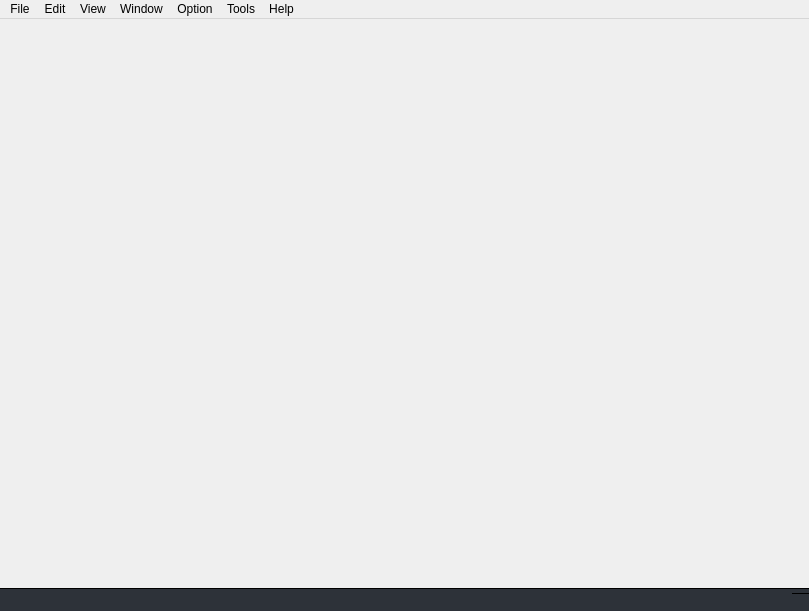
<?xml version="1.0" encoding="UTF-8"?>
<ui version="4.0">
 <class>MainWindow</class>
 <widget class="QMainWindow" name="MainWindow">
  <property name="geometry">
   <rect>
    <x>0</x>
    <y>0</y>
    <width>809</width>
    <height>611</height>
   </rect>
  </property>
  <property name="windowTitle">
   <string>MainWindow</string>
  </property>
  <property name="styleSheet">
   <string notr="true"/>
  </property>
  <widget class="QWidget" name="centralwidget"/>
  <widget class="QMenuBar" name="menubar">
   <property name="geometry">
    <rect>
     <x>0</x>
     <y>0</y>
     <width>809</width>
     <height>22</height>
    </rect>
   </property>
   <widget class="QMenu" name="menuFile">
    <property name="title">
     <string>File</string>
    </property>
    <widget class="QMenu" name="menu_Export">
     <property name="title">
      <string>Export</string>
     </property>
     <addaction name="actionExportGraph"/>
     <addaction name="actionScreen_Shoot"/>
     <addaction name="actionRecord_Video"/>
    </widget>
    <widget class="QMenu" name="menuRecent_Files">
     <property name="title">
      <string>Recent Files</string>
     </property>
    </widget>
    <widget class="QMenu" name="menu_New">
     <property name="title">
      <string>New</string>
     </property>
     <addaction name="actionNew_File"/>
     <addaction name="actionNew_Subgraph"/>
    </widget>
    <addaction name="menu_New"/>
    <addaction name="action_Open"/>
    <addaction name="action_Save"/>
    <addaction name="action_Save_As"/>
    <addaction name="action_Import"/>
    <addaction name="menu_Export"/>
    <addaction name="menuRecent_Files"/>
    <addaction name="action_Close"/>
   </widget>
   <widget class="QMenu" name="menuEdit">
    <property name="title">
     <string>Edit</string>
    </property>
    <addaction name="actionUndo"/>
    <addaction name="actionRedo"/>
    <addaction name="actionCollaspe"/>
    <addaction name="actionExpand"/>
    <addaction name="actionEasy_Graph"/>
    <addaction name="actionOpen_View"/>
    <addaction name="actionClear_View"/>
   </widget>
   <widget class="QMenu" name="menuView">
    <property name="title">
     <string>View</string>
    </property>
    <widget class="QMenu" name="menuCamera">
     <property name="title">
      <string>Camera</string>
     </property>
     <addaction name="actionNode_Camera"/>
    </widget>
    <addaction name="menuCamera"/>
   </widget>
   <widget class="QMenu" name="menuWindow">
    <property name="title">
     <string>Window</string>
    </property>
    <widget class="QMenu" name="menuCustom_Layout">
     <property name="title">
      <string>Custom Layout</string>
     </property>
    </widget>
    <addaction name="actionSave_Layout"/>
    <addaction name="menuCustom_Layout"/>
    <addaction name="actionLayout_Manager"/>
   </widget>
   <widget class="QMenu" name="menuHelp">
    <property name="title">
     <string>Help</string>
    </property>
    <addaction name="actionAbout"/>
    <addaction name="actionCheck_Update"/>
   </widget>
   <widget class="QMenu" name="menuOption">
    <property name="title">
     <string>Option</string>
    </property>
    <addaction name="actionSet_NASLOC"/>
    <addaction name="actionSet_ZENCACHE"/>
    <addaction name="actionSet_ShortCut"/>
    <addaction name="actionEnglish_Chinese"/>
    <addaction name="actionPreferences"/>
   </widget>
   <widget class="QMenu" name="menuTools">
    <property name="title">
     <string>Tools</string>
    </property>
    <widget class="QMenu" name="menuRun_script">
     <property name="title">
      <string>Run script</string>
     </property>
    </widget>
    <addaction name="actionCombine_video"/>
    <addaction name="menuRun_script"/>
   </widget>
   <addaction name="menuFile"/>
   <addaction name="menuEdit"/>
   <addaction name="menuView"/>
   <addaction name="menuWindow"/>
   <addaction name="menuOption"/>
   <addaction name="menuTools"/>
   <addaction name="menuHelp"/>
  </widget>
  <widget class="QStatusBar" name="statusbar">
   <property name="styleSheet">
    <string notr="true">background: #2d3239;
color: #8A939E;
border-top: 1px solid black;</string>
   </property>
  </widget>
  <action name="actionUndo">
   <property name="text">
    <string>Undo</string>
   </property>
   <property name="shortcut">
    <string notr="true">Ctrl+Z</string>
   </property>
  </action>
  <action name="actionRedo">
   <property name="text">
    <string>Redo</string>
   </property>
   <property name="shortcut">
    <string notr="true">Ctrl+Y</string>
   </property>
  </action>
  <action name="actionDefault_layout">
   <property name="text">
    <string>Default layout</string>
   </property>
  </action>
  <action name="action_Open">
   <property name="text">
    <string>Open</string>
   </property>
   <property name="shortcut">
    <string notr="true">Ctrl+O</string>
   </property>
  </action>
  <action name="action_Save">
   <property name="text">
    <string>Save</string>
   </property>
   <property name="shortcut">
    <string notr="true">Ctrl+S</string>
   </property>
  </action>
  <action name="action_Save_As">
   <property name="text">
    <string>Save As</string>
   </property>
   <property name="shortcut">
    <string notr="true">Ctrl+Shift+S</string>
   </property>
  </action>
  <action name="action_Import">
   <property name="text">
    <string>Import</string>
   </property>
   <property name="shortcut">
    <string notr="true">Ctrl+Shift+O</string>
   </property>
  </action>
  <action name="action_Close">
   <property name="text">
    <string>Close</string>
   </property>
  </action>
  <action name="action_Copy">
   <property name="text">
    <string>Copy</string>
   </property>
  </action>
  <action name="action_Paste">
   <property name="text">
    <string>Paste</string>
   </property>
  </action>
  <action name="action_Cut">
   <property name="text">
    <string>Cut</string>
   </property>
  </action>
  <action name="actionSmooth_Shading">
   <property name="checkable">
    <bool>true</bool>
   </property>
   <property name="text">
    <string>Smooth Shading</string>
   </property>
   <property name="shortcut">
    <string notr="true">F5</string>
   </property>
  </action>
  <action name="actionNormal_Check">
   <property name="checkable">
    <bool>true</bool>
   </property>
   <property name="text">
    <string>Normal Check</string>
   </property>
   <property name="shortcut">
    <string notr="true">Shift+F5</string>
   </property>
  </action>
  <action name="actionWireFrame">
   <property name="checkable">
    <bool>true</bool>
   </property>
   <property name="text">
    <string>Wireframe</string>
   </property>
   <property name="shortcut">
    <string notr="true">F6</string>
   </property>
  </action>
  <action name="actionShow_Grid">
   <property name="checkable">
    <bool>true</bool>
   </property>
   <property name="checked">
    <bool>true</bool>
   </property>
   <property name="text">
    <string>Show Grid</string>
   </property>
   <property name="shortcut">
    <string notr="true">Shift+F6</string>
   </property>
  </action>
  <action name="actionBackground_Color">
   <property name="text">
    <string>Background Color</string>
   </property>
  </action>
  <action name="actionSolid">
   <property name="checkable">
    <bool>true</bool>
   </property>
   <property name="checked">
    <bool>true</bool>
   </property>
   <property name="text">
    <string>Solid</string>
   </property>
   <property name="shortcut">
    <string notr="true">F7</string>
   </property>
  </action>
  <action name="actionShading">
   <property name="checkable">
    <bool>true</bool>
   </property>
   <property name="text">
    <string>Shading</string>
   </property>
   <property name="shortcut">
    <string notr="true">Shift+F7</string>
   </property>
  </action>
  <action name="actionOptix">
   <property name="checkable">
    <bool>true</bool>
   </property>
   <property name="checked">
    <bool>false</bool>
   </property>
   <property name="text">
    <string>Optix</string>
   </property>
   <property name="shortcut">
    <string notr="true">F8</string>
   </property>
  </action>
  <action name="actionBlackWhite">
   <property name="text">
    <string>BlackWhite</string>
   </property>
  </action>
  <action name="actionCreek">
   <property name="text">
    <string>Creek</string>
   </property>
  </action>
  <action name="actionDay_Light">
   <property name="text">
    <string>Day Light</string>
   </property>
  </action>
  <action name="actionDefault">
   <property name="text">
    <string>Default</string>
   </property>
  </action>
  <action name="actionFootballField">
   <property name="text">
    <string>FootballField</string>
   </property>
  </action>
  <action name="actionForest">
   <property name="text">
    <string>Forest</string>
   </property>
  </action>
  <action name="actionLake">
   <property name="text">
    <string>Lake</string>
   </property>
  </action>
  <action name="actionSee">
   <property name="text">
    <string>Sea</string>
   </property>
  </action>
  <action name="actionNode_Camera">
   <property name="text">
    <string>Node Camera</string>
   </property>
  </action>
  <action name="actionSave_Layout">
   <property name="text">
    <string>Save Layout</string>
   </property>
  </action>
  <action name="actionScreen_Shoot">
   <property name="text">
    <string>Screenshoot</string>
   </property>
   <property name="shortcut">
    <string notr="true">F12</string>
   </property>
  </action>
  <action name="actionRecord_Video">
   <property name="text">
    <string>Record Video</string>
   </property>
   <property name="shortcut">
    <string notr="true">Shift+F12</string>
   </property>
  </action>
  <action name="actionEnglish_Chinese">
   <property name="checkable">
    <bool>true</bool>
   </property>
   <property name="text">
    <string>English Chinese</string>
   </property>
  </action>
  <action name="actionExportGraph">
   <property name="text">
    <string>Graph</string>
   </property>
   <property name="shortcut">
    <string notr="true">Ctrl+Shift+E</string>
   </property>
  </action>
  <action name="actionCollaspe">
   <property name="text">
    <string>Collaspe</string>
   </property>
  </action>
  <action name="actionExpand">
   <property name="text">
    <string>Expand</string>
   </property>
  </action>
  <action name="actionEasy_Graph">
   <property name="text">
    <string>Easy Subgraph</string>
   </property>
  </action>
  <action name="actionOpen_View">
   <property name="text">
    <string>Open View</string>
   </property>
  </action>
  <action name="actionClear_View">
   <property name="text">
    <string>Clear View</string>
   </property>
  </action>
  <action name="actionSet_NASLOC">
   <property name="text">
    <string>Set NASLOC</string>
   </property>
  </action>
  <action name="actionSet_ZENCACHE">
   <property name="text">
    <string>Set ZENCACHE</string>
   </property>
  </action>
  <action name="actionLayout_Manager">
   <property name="text">
    <string>Layout Manage</string>
   </property>
  </action>
  <action name="actionShortcutList">
   <property name="text">
    <string>Shortcut List</string>
   </property>
  </action>
  <action name="actionNew_File">
   <property name="text">
    <string>New File</string>
   </property>
   <property name="shortcut">
    <string>Ctrl+N</string>
   </property>
  </action>
  <action name="actionNew_Subgraph">
   <property name="text">
    <string>New Subgraph</string>
   </property>
   <property name="shortcut">
    <string>Ctrl+E</string>
   </property>
  </action>
  <action name="actionSet_ShortCut">
   <property name="text">
    <string>Set ShortCut</string>
   </property>
  </action>
  <action name="actionFeedback">
   <property name="text">
    <string>Feedback</string>
   </property>
  </action>
  <action name="actionCheck_Update">
   <property name="text">
    <string>Update</string>
   </property>
  </action>
  <action name="actionAbout">
   <property name="text">
    <string>About Zeno</string>
   </property>
  </action>
  <action name="actionPreferences">
   <property name="text">
    <string>Preferences</string>
   </property>
  </action>
  <action name="actionCombine_video">
   <property name="text">
    <string>Compose video</string>
   </property>
  </action>
  <action name="actionq">
   <property name="text">
    <string>q</string>
   </property>
  </action>
 </widget>
 <resources/>
 <connections/>
</ui>
